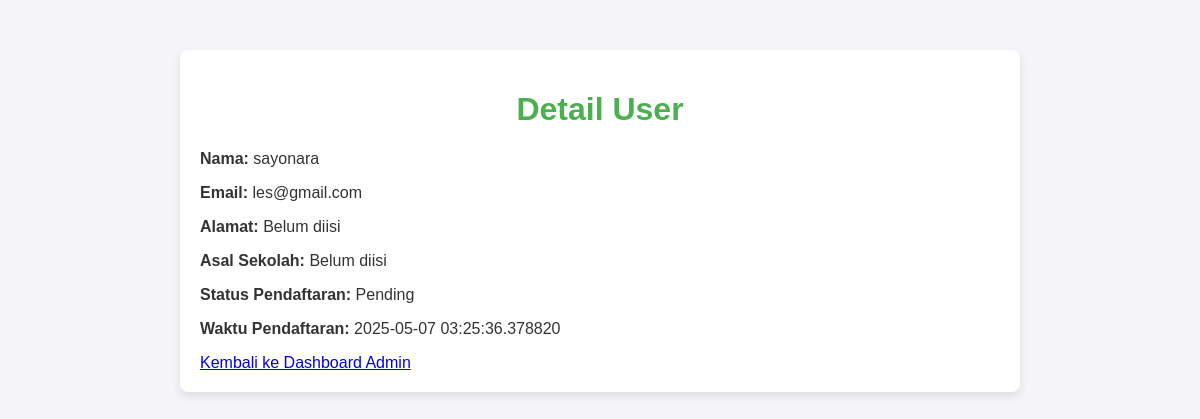
/user_detail/1, run on an earlier commit of the app's database.
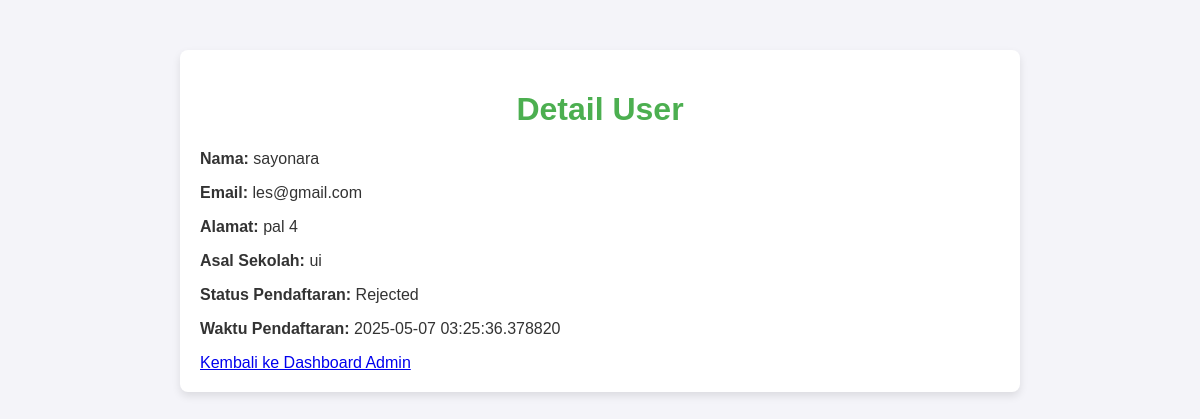
And on a later commit of the database.
### models.py (models this page shows)
class User(db.Model):
    id = db.Column(db.Integer, primary_key=True)
    name = db.Column(db.String(100), nullable=False)
    email = db.Column(db.String(100), unique=True, nullable=False)
    password = db.Column(db.String(100), nullable=False)
    status = db.Column(db.String(20), default='Pending')  # Pending, Approved, Rejected
    school = db.Column(db.String(100), nullable=True)  # Asal sekolah
    address = db.Column(db.String(200), nullable=True)  # Data diri
    created_at = db.Column(db.DateTime, default=datetime.utcnow)  # Waktu pendaftaran

### app.py (the view)
@app.route('/user_detail/<int:user_id>')
def user_detail(user_id):
    user = User.query.get(user_id)
    if not user:
        flash('User tidak ditemukan.')
        return redirect(url_for('dashboard_admin'))
    return render_template('user_detail.html', user=user)

### templates/user_detail.html (shortened to what this page needs)
<!DOCTYPE html>
<html>
<head>
    <link rel="stylesheet" type="text/css" href="{{ url_for('static', filename='css/styles.css') }}">
</head>
<body>
    <div class="container">
        <h1>Detail User</h1>
        <p><strong>Nama:</strong> {{ user.name }}</p>
        <p><strong>Email:</strong> {{ user.email }}</p>
        <p><strong>Alamat:</strong> {{ user.address or 'Belum diisi' }}</p>
        <p><strong>Asal Sekolah:</strong> {{ user.school or 'Belum diisi' }}</p>
        <p><strong>Status Pendaftaran:</strong> {{ user.status }}</p>
        <p><strong>Waktu Pendaftaran:</strong> {{ user.created_at }}</p>
        <a href="{{ url_for('dashboard_admin') }}" class="btn">Kembali ke Dashboard Admin</a>
    </div>
</body>
</html>

What changed in the data, as far as the page shows it:
changed User "sayonara": address "Belum diisi" → "pal 4"; school "Belum diisi" → "ui"; status "Pending" → "Rejected"
